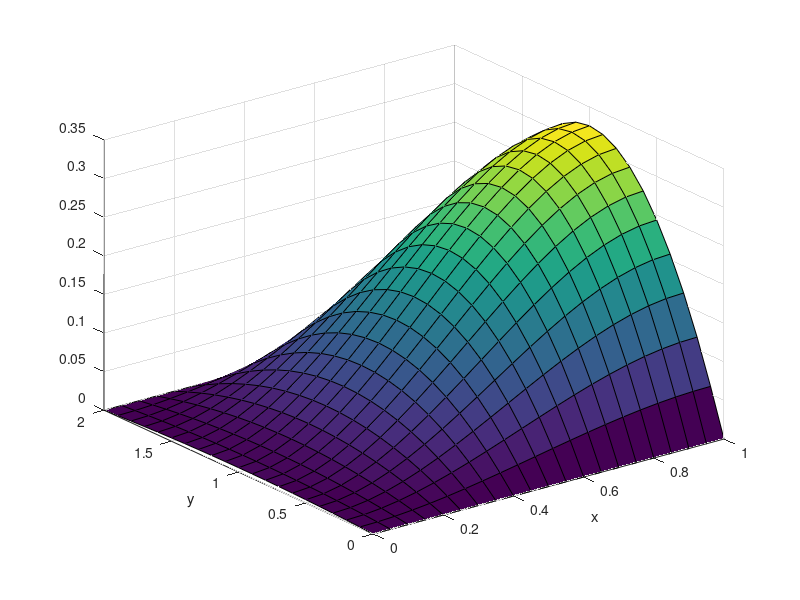

The MATLAB source for this figure:
clear; clc; close all;

tic

L = 1;
M = 2;

n_terms = 10;

k = 0.1;

x = 0 : L/20.0 : L;
y = 0 : M/20.0 : M;

%set time
t = 0.01;

X_m = zeros(n_terms,1);
Y_n = zeros(n_terms,1);
alpha_m = zeros(n_terms,1);
beta_n = zeros(n_terms,1);
T_mn = zeros(n_terms);
C_mn = zeros(n_terms);
u_mn = zeros(length(x),length(y),n_terms, n_terms);
u = zeros(length(x),length(y));

for m = 0 : n_terms-1
    
    %Define mu_m
    alpha_m(m+1) = m*pi;
    
    for n = 0 : n_terms-1
        
        %Define rho_n
        beta_n(n+1) = (n+1)*pi/2;
        
        %Define C_mn
        if m == 0
            
            fun = @(x,y) x.^2.0.*(1-2./3.*x).*y.*(2-y).*sin((n+1).*pi/2.*y);
            
            C_mn(m+1,n+1) = integral2(fun,0,L,0,M);
            
        else
            fun = @(x,y) x.^2.0.*(1-2./3.*x).*y.*(2-y).*cos(m.*pi.*x).*sin((n+1).*pi/2.*y);
            
            top = integral2(fun,0,L,0,M);
            
            fun_x = @(x)  cos(m.*pi.*x).^2.0;
            
            fun_y = @(y) sin((n+1)*pi/2.*y).^2.0;
            
            int_x = integral(fun_x,0,L);
            
            int_y = integral(fun_y,0,M);
            
            bot = int_x*int_y;
            
            C_mn(m+1,n+1) = top/bot;
        end
        %A_mn(m+1,n+1) = top*(-16*L*M)/(4*M^2*(m+1)^2+L^2*(2*n+1)^2)/pi^2;
        
        %Define Tmn
        T_mn(m+1,n+1) = exp(-(alpha_m(m+1)^2.0 + beta_n(n+1)^2.0)*pi*k*t);
        
        for i = 1 : length(x)
            
            %Define X_m
            X_m(m+1) = cos(m*pi*x(i));
            
            
            
            for j = 1 : length(y)
                
                %Define Y_n
                Y_n(n+1) = sin((n+1)*pi/2*y(j));
                
                
                
                %calculate u_mn
                u_mn(i,j,m+1,n+1) = T_mn(m+1,n+1)*X_m(m+1)*Y_n(n+1)*C_mn(m+1,n+1);
                
            end
            
        end
        
        u = u + u_mn(:,:,m+1,n+1);
        
    end
    
end

u = zeros(length(x),length(y));

for m = 1 : n_terms
    
    for n = 1 : n_terms
        
        u = u + u_mn(:,:,m,n);
        
    end
    
end

toc

surf(x,y,u');
xlabel('x');
ylabel('y');